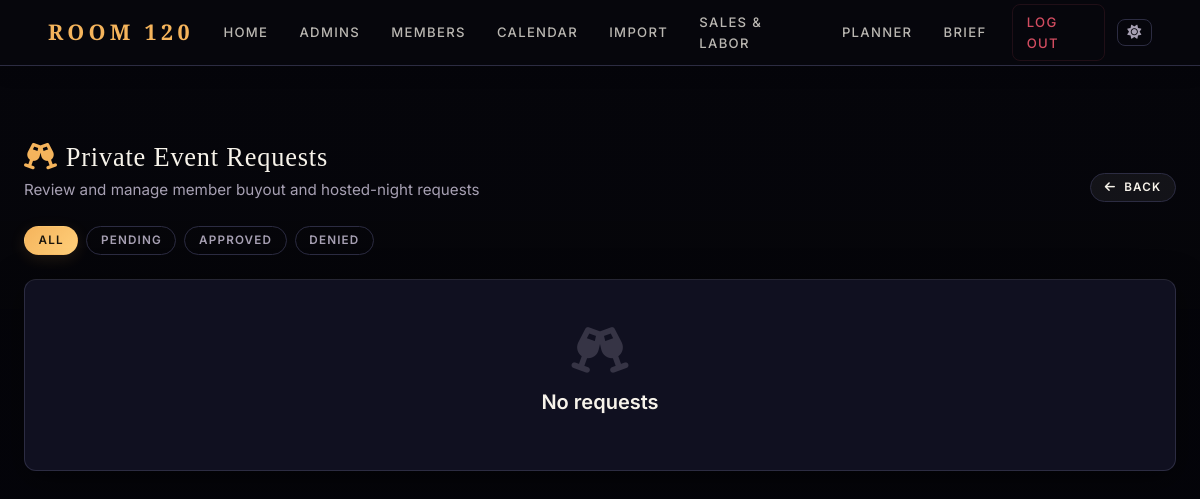
The app's page /admin/private-events (signed in), older data.
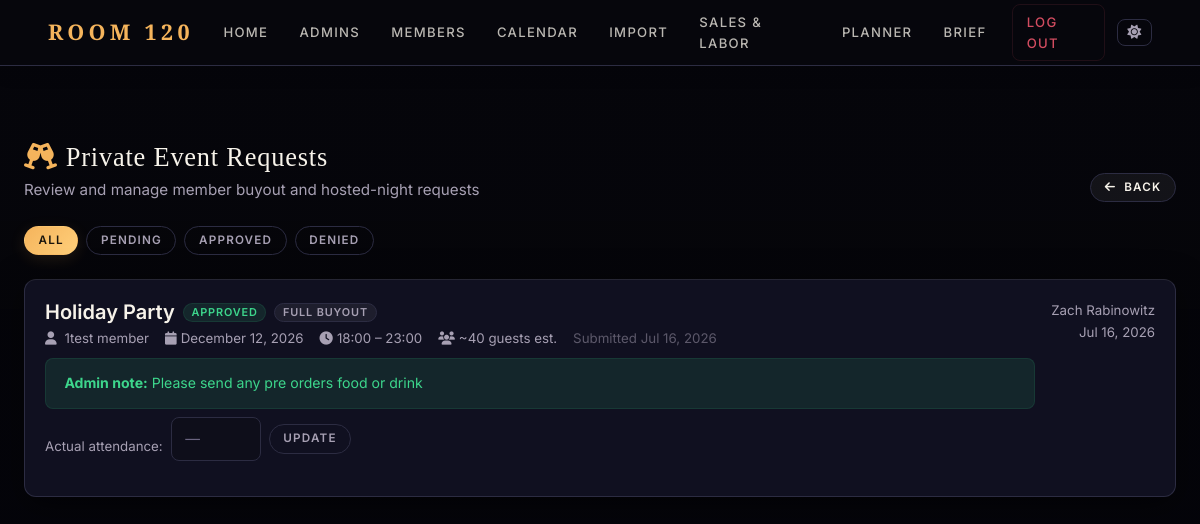
The same page, newer data.
### app.py (models this page shows, shortened)
class PrivateEventRequest(db.Model):
    __tablename__ = 'private_event_request'
    id               = db.Column(db.Integer, primary_key=True)
    member_id        = db.Column(db.Integer, db.ForeignKey('user.id'), nullable=False)
    event_name       = db.Column(db.String(200), nullable=False)
    event_type       = db.Column(db.String(20), default='buyout')   # 'buyout' | 'hosted_night'
    event_date       = db.Column(db.Date, nullable=False)
    start_time       = db.Column(db.String(10))
    end_time         = db.Column(db.String(10))
    estimated_guests = db.Column(db.Integer)
    description      = db.Column(db.Text)
    special_requests = db.Column(db.Text)
    status           = db.Column(db.String(20), default='pending')  # pending|approved|denied
    admin_notes      = db.Column(db.Text)
    actual_guests    = db.Column(db.Integer)
    submitted_at     = db.Column(db.DateTime, default=datetime.utcnow)
    reviewed_at      = db.Column(db.DateTime)
    reviewed_by_id   = db.Column(db.Integer, db.ForeignKey('user.id'), nullable=True)
    member      = db.relationship('User', foreign_keys=[member_id], backref='private_event_requests')
    reviewed_by = db.relationship('User', foreign_keys=[reviewed_by_id])

class User(db.Model):
    id = db.Column(db.Integer, primary_key=True)
    username = db.Column(db.String(100), unique=True, nullable=False)
    password = db.Column(db.String(200), nullable=False)
    role = db.Column(db.String(10), nullable=False)
    first_name = db.Column(db.String(100))
    last_name = db.Column(db.String(100))
    email = db.Column(db.String(100))
    phone = db.Column(db.String(20))
    member_number = db.Column(db.String(100))
    active = db.Column(db.Boolean, default=True)
    membership_type = db.Column(db.String(20), default='single')
    staff_role_id = db.Column(db.Integer, db.ForeignKey('staff_role.id'), nullable=True)
    staff_role    = db.relationship('StaffRole', back_populates='users', foreign_keys=[staff_role_id])
    created_at         = db.Column(db.DateTime, default=datetime.utcnow)
    favorite_drink     = db.Column(db.String(200))
    seating_preference = db.Column(db.String(200))
    allergies          = db.Column(db.String(500))
    preferences_notes  = db.Column(db.Text)
    amount_spent = db.Column(db.Float, default=0.0)
    amount_owed = db.Column(db.Float, default=0.0)
    tax_owed = db.Column(db.Float, default=0.0)
    tax_paid = db.Column(db.Float, default=0.0)
    gratuity_owed = db.Column(db.Float, default=0.0)
    gratuity_paid = db.Column(db.Float, default=0.0)
    minimum_adjustment = db.Column(db.Float, default=0.0)
    invoices = db.relationship('Invoice', back_populates='member', cascade='all, delete-orphan')
    reservations = db.relationship('Reservation', back_populates='user', cascade='all, delete-orphan')
    notes_received = db.relationship('Note', foreign_keys='Note.member_id', back_populates='member', cascade='all, delete-orphan')
    notes_written = db.relationship('Note', foreign_keys='Note.author_id', back_populates='author', cascade='all, delete-orphan')
    orders = db.relationship('Order', back_populates='user', cascade='all, delete-orphan')

### app.py (the view)
@app.route('/admin/private-events')
def admin_private_events():
    if not authorized('view_private_events'):
        return redirect(url_for('home'))
    status_filter = request.args.get('status', '')
    q = PrivateEventRequest.query
    if status_filter:
        q = q.filter_by(status=status_filter)
    reqs = q.order_by(PrivateEventRequest.event_date.asc(),
                      PrivateEventRequest.submitted_at.desc()).all()
    return render_template('admin_private_events.html', requests=reqs,
                           status_filter=status_filter)

### app.py (called while the page is built)
@app.before_request
def enable_foreign_keys():
    db.session.execute(text('PRAGMA foreign_keys = ON'))

@app.context_processor
def inject_globals():
    user = None
    if session.get('user_id'):
        user = User.query.get(session.get('user_id'))
    try:
        all_types = MembershipType.query.order_by(MembershipType.sort_order, MembershipType.display_name).all()
    except Exception:
        all_types = []
    type_map = {t.name: t for t in all_types}
    active_types = [t for t in all_types if t.is_active]
    return dict(
        current_user=user,
        membership_types=active_types,
        all_membership_types=all_types,
        membership_type_map=type_map,
    )

def authorized(*perms):
    role = session.get('role')
    if role == 'admin':
        return True
    if role == 'staff':
        user_perms = set(session.get('permissions', []))
        return all(p in user_perms for p in perms)
    return False

### templates/admin_private_events.html (shortened to what the changed rows need)
{% extends 'base.html' %}
{% block content %}
<div class="container-fluid px-4 mt-4">
  <div class="d-flex justify-content-between align-items-end flex-wrap gap-2 mb-4">
    <div>
      <h2 class="mb-1"><i class="fas fa-champagne-glasses me-2" style="color:var(--accent);"></i>Private Event Requests</h2>
    </div>
  </div>
  <div class="d-flex gap-2 mb-4 flex-wrap">
    {% for s, label in [('', 'All'), ('pending', 'Pending'), ('approved', 'Approved'), ('denied', 'Denied')] %}
    <a href="{{ url_for('admin_private_events', status=s) }}"
       class="btn btn-sm {{ 'btn-primary' if status_filter == s else 'btn-outline-secondary' }}">
      {{ label }}
    </a>
    {% endfor %}
  </div>
  {% if requests %}
  <div class="d-flex flex-column gap-3">
    {% for r in requests %}
    {% set badge_class = 'bg-warning text-dark' if r.status == 'pending' else ('bg-success' if r.status == 'approved' else 'bg-danger') %}
    <div class="card {{ 'border-warning' if r.status == 'pending' else '' }}">
      <div class="card-body">
        <div class="d-flex justify-content-between align-items-start flex-wrap gap-3">
          <div class="flex-grow-1">
            <div class="d-flex align-items-center gap-2 mb-1 flex-wrap">
              <h5 class="mb-0">{{ r.event_name }}</h5>
              <span class="badge {{ badge_class }}">{{ r.status | capitalize }}</span>
              <span class="badge bg-secondary">{{ 'Full Buyout' if r.event_type == 'buyout' else 'Hosted Night' }}</span>
            </div>
            <div class="text-muted small d-flex gap-3 flex-wrap mt-1">
              <span><i class="fas fa-user me-1"></i>
                <a href="{{ url_for('view_member', user_id=r.member_id) }}" class="text-muted text-decoration-none">
                  {{ r.member.first_name }} {{ r.member.last_name }}
                </a>
              </span>
              <span><i class="fas fa-calendar me-1"></i>{{ r.event_date.strftime('%B %d, %Y') }}</span>
              {% if r.start_time %}<span><i class="fas fa-clock me-1"></i>{{ r.start_time }}{% if r.end_time %} – {{ r.end_time }}{% endif %}</span>{% endif %}
              {% if r.estimated_guests %}<span><i class="fas fa-users me-1"></i>~{{ r.estimated_guests }} guests est.</span>{% endif %}
              <span class="opacity-50">Submitted {{ r.submitted_at.strftime('%b %d, %Y') }}</span>
            </div>
            {% if r.admin_notes %}
            <div class="alert alert-{{ 'success' if r.status == 'approved' else 'secondary' }} mt-2 mb-0 py-2 small">
              <strong>Admin note:</strong> {{ r.admin_notes }}
            </div>
            {% endif %}
            {% if r.status == 'approved' %}
            <div class="mt-2 d-flex align-items-center gap-2">
              <span class="text-muted small">Actual attendance:</span>
              <form method="POST" action="{{ url_for('update_private_event_guests', req_id=r.id) }}"
                    class="d-flex gap-2 align-items-center">
                <input type="number" name="actual_guests" class="form-control form-control-sm"
                       style="width:90px;" min="0"
                       value="{{ r.actual_guests or '' }}" placeholder="—">
                <button type="submit" class="btn btn-outline-secondary btn-sm">Update</button>
              </form>
            </div>
            {% endif %}
          </div>
          {% if r.status == 'pending' and authorized('manage_private_events') %}
          <div class="d-flex gap-2 flex-shrink-0">
            <button class="btn btn-success btn-sm"
                    data-bs-toggle="modal"
                    data-bs-target="#reviewModal{{ r.id }}"
                    data-action="approve">
              <i class="fas fa-check me-1"></i>Approve
            </button>
            <button class="btn btn-outline-danger btn-sm"
                    data-bs-toggle="modal"
                    data-bs-target="#reviewModal{{ r.id }}"
                    data-action="deny">
              <i class="fas fa-times me-1"></i>Deny
            </button>
          </div>
          {% elif r.status != 'pending' and r.reviewed_at %}
          <div class="text-muted small text-end flex-shrink-0">
            {% if r.reviewed_by %}{{ r.reviewed_by.first_name }} {{ r.reviewed_by.last_name }}<br>{% endif %}
            {{ r.reviewed_at.strftime('%b %d, %Y') }}
          </div>
          {% endif %}
        </div>
      </div>
    </div>
    {% endfor %}
  </div>
  {% else %}
  <div class="card p-5 text-center text-muted">
    <i class="fas fa-champagne-glasses fa-3x mb-3 opacity-25"></i>
    <h5>No requests{% if status_filter %} with status "{{ status_filter }}"{% endif %}</h5>
  </div>
  {% endif %}
</div>
{% endblock %}

Row changes from the older to the newer data that the page shows:
added PrivateEventRequest: event_name "Holiday Party", status "APPROVED", event_type "FULL BUYOUT", member.first_name "1test", member.last_name "member", event_date "December 12, 2026", start_time "18:00", end_time "23:00", estimated_guests "40", submitted_at "Jul 16, 2026", admin_notes "Please send any pre orders food or drink", reviewed_by.first_name "Zach", reviewed_by.last_name "Rabinowitz", reviewed_at "Jul 16, 2026"
Text that changed along with them:
text no longer shown: "No requests"
